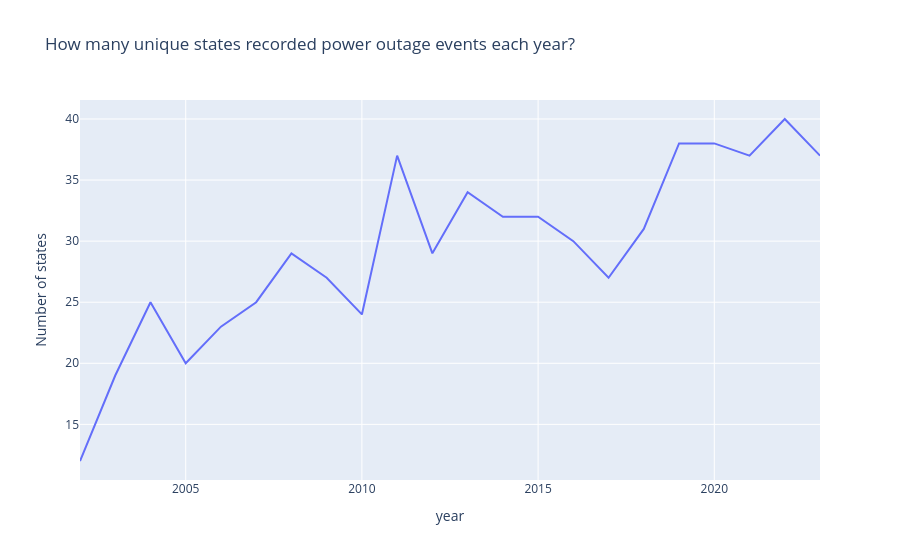

Source (notebook cell):
### Code cell
fig = px.line(power_df.groupby('year')['area-affected'].nunique(),
              title='How many unique states recorded power outage events each year?')
fig.update_layout(showlegend = False,
                  yaxis_title = 'Number of states')
fig.show()

### Figure 1 — Plotly figure (JSON) as saved in the notebook; plotly's stock layout.template omitted (floating-point values rounded to 4 significant figures)
{"data": [{"hovertemplate": "variable=area-affected<br>year=%{x}<br>value=%{y}<extra></extra>", "legendgroup": "area-affected", "line": {"color": "#636efa", "dash": "solid"}, "marker": {"symbol": "circle"}, "mode": "lines", "name": "area-affected", "orientation": "v", "showlegend": true, "type": "scatter", "x": [2002, 2003, 2004, 2005, 2006, 2007, 2008, 2009, 2010, 2011, 2012, 2013, 2014, 2015, 2016, 2017, 2018, 2019, 2020, 2021, 2022, 2023], "xaxis": "x", "y": [12, 19, 25, 20, 23, 25, 29, 27, 24, 37, 29, 34, 32, 32, 30, 27, 31, 38, 38, 37, 40, 37], "yaxis": "y"}], "layout": {"legend": {"title": {"text": "variable"}, "tracegroupgap": 0}, "showlegend": false, "title": {"text": "How many unique states recorded power outage events each year?"}, "xaxis": {"anchor": "y", "domain": [0, 1], "title": {"text": "year"}}, "yaxis": {"anchor": "x", "domain": [0, 1], "title": {"text": "Number of states"}}}}
